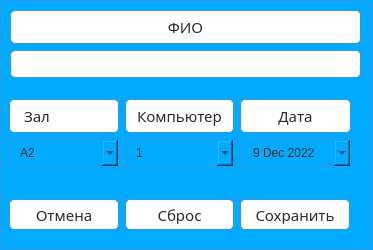
<?xml version="1.0" encoding="UTF-8"?>
<ui version="4.0">
 <class>SecondWin</class>
 <widget class="QWidget" name="SecondWin">
  <property name="geometry">
   <rect>
    <x>0</x>
    <y>0</y>
    <width>373</width>
    <height>250</height>
   </rect>
  </property>
  <property name="windowTitle">
   <string>Form</string>
  </property>
  <property name="styleSheet">
   <string notr="true">background-color: #00aaff;
border: 1px solid #3498db;
color: #2c2c2c;
border-radius: 5px;
padding: 5px 10px;
font: 11pt &quot;Trebuchet MS&quot;;</string>
  </property>
  <widget class="QWidget" name="layoutWidget">
   <property name="geometry">
    <rect>
     <x>9</x>
     <y>99</y>
     <width>342</width>
     <height>68</height>
    </rect>
   </property>
   <layout class="QGridLayout" name="gridLayout">
    <item row="0" column="1">
     <widget class="QLabel" name="label_6">
      <property name="font">
       <font>
        <family>Trebuchet MS</family>
        <pointsize>11</pointsize>
        <italic>false</italic>
        <bold>false</bold>
       </font>
      </property>
      <property name="styleSheet">
       <string notr="true">background-color: #ffffff;
border: 1px solid #3498db;
color: #2c2c2c;
border-radius: 5px;
padding: 5px 10px;
font: 11pt &quot;Trebuchet MS&quot;;</string>
      </property>
      <property name="text">
       <string>Компьютер</string>
      </property>
      <property name="alignment">
       <set>Qt::AlignCenter</set>
      </property>
     </widget>
    </item>
    <item row="1" column="2">
     <widget class="QDateEdit" name="dateEdit">
      <property name="styleSheet">
       <string notr="true">QPushButton {
    background-color: rgb(225, 225, 225);
    border: 1px solid #3498db;
    color: #2c2c2c;
    border-radius: 5px;
    padding: 5px 10px;
    font: 11pt 'Trebuchet MS';
    transition: background-color 0.3s ease; 
}

QPushButton:hover {
    background-color: rgba(225, 225, 225, 0.7); 
}</string>
      </property>
      <property name="dateTime">
       <datetime>
        <hour>3</hour>
        <minute>0</minute>
        <second>0</second>
        <year>2022</year>
        <month>12</month>
        <day>9</day>
       </datetime>
      </property>
      <property name="currentSection">
       <enum>QDateTimeEdit::DaySection</enum>
      </property>
      <property name="calendarPopup">
       <bool>true</bool>
      </property>
     </widget>
    </item>
    <item row="0" column="2">
     <widget class="QLabel" name="label_9">
      <property name="font">
       <font>
        <family>Trebuchet MS</family>
        <pointsize>11</pointsize>
        <italic>false</italic>
        <bold>false</bold>
       </font>
      </property>
      <property name="styleSheet">
       <string notr="true">background-color: #ffffff;
border: 1px solid #3498db;
color: #2c2c2c;
border-radius: 5px;
padding: 5px 10px;
font: 11pt &quot;Trebuchet MS&quot;;</string>
      </property>
      <property name="text">
       <string>Дата</string>
      </property>
      <property name="alignment">
       <set>Qt::AlignCenter</set>
      </property>
     </widget>
    </item>
    <item row="1" column="1">
     <widget class="QComboBox" name="comboBox_2">
      <property name="styleSheet">
       <string notr="true">QPushButton {
    background-color: rgb(225, 225, 225);
    border: 1px solid #3498db;
    color: #2c2c2c;
    border-radius: 5px;
    padding: 5px 10px;
    font: 11pt 'Trebuchet MS';
    transition: background-color 0.3s ease; 
}

QPushButton:hover {
    background-color: rgba(225, 225, 225, 0.7); 
}</string>
      </property>
      <item>
       <property name="text">
        <string>1</string>
       </property>
      </item>
      <item>
       <property name="text">
        <string>2</string>
       </property>
      </item>
      <item>
       <property name="text">
        <string>3</string>
       </property>
      </item>
      <item>
       <property name="text">
        <string>4</string>
       </property>
      </item>
      <item>
       <property name="text">
        <string>5</string>
       </property>
      </item>
     </widget>
    </item>
    <item row="0" column="0">
     <widget class="QLabel" name="label">
      <property name="font">
       <font>
        <family>Trebuchet MS</family>
        <pointsize>11</pointsize>
        <italic>false</italic>
        <bold>false</bold>
       </font>
      </property>
      <property name="styleSheet">
       <string notr="true">background-color:#ffffff;
border: 1px solid #3498db;
color: #2c2c2c;
border-radius: 5px;
padding: 5px 10px;
font: 11pt &quot;Trebuchet MS&quot;;</string>
      </property>
      <property name="text">
       <string>Зал</string>
      </property>
     </widget>
    </item>
    <item row="1" column="0">
     <widget class="QComboBox" name="comboBox">
      <property name="styleSheet">
       <string notr="true">QPushButton {
    background-color: #cc00ff;
    border: 1px solid #3498db;
    color: #2c2c2c;
    border-radius: 5px;
    padding: 5px 10px;
    font: 11pt 'Trebuchet MS';
    transition: background-color 0.3s ease; 
}

QPushButton:hover {
    background-color: rgba(225, 225, 225, 0.7); 
}</string>
      </property>
      <item>
       <property name="text">
        <string>А2</string>
       </property>
      </item>
      <item>
       <property name="text">
        <string>А4</string>
       </property>
      </item>
      <item>
       <property name="text">
        <string>Р6</string>
       </property>
      </item>
      <item>
       <property name="text">
        <string>К2</string>
       </property>
      </item>
      <item>
       <property name="text">
        <string>К6</string>
       </property>
      </item>
      <item>
       <property name="text">
        <string>Х1</string>
       </property>
      </item>
      <item>
       <property name="text">
        <string>Х5</string>
       </property>
      </item>
     </widget>
    </item>
   </layout>
  </widget>
  <widget class="QWidget" name="layoutWidget_2">
   <property name="geometry">
    <rect>
     <x>9</x>
     <y>199</y>
     <width>341</width>
     <height>31</height>
    </rect>
   </property>
   <layout class="QHBoxLayout" name="horizontalLayout">
    <item>
     <widget class="QPushButton" name="pushButton_3">
      <property name="font">
       <font>
        <family>Trebuchet MS</family>
        <pointsize>11</pointsize>
        <italic>false</italic>
        <bold>false</bold>
       </font>
      </property>
      <property name="styleSheet">
       <string notr="true">QPushButton {
    background-color: #ffffff;
    border: 1px solid #3498db;
    color: #2c2c2c;
    border-radius: 5px;
    padding: 5px 10px;
    font: 11pt 'Trebuchet MS';
    transition: background-color 0.3s ease; 
}

QPushButton:hover {
    background-color: rgba(225, 225, 225, 0.7); 
}

</string>
      </property>
      <property name="text">
       <string>Отмена</string>
      </property>
     </widget>
    </item>
    <item>
     <widget class="QPushButton" name="pushButton_2">
      <property name="font">
       <font>
        <family>Trebuchet MS</family>
        <pointsize>11</pointsize>
        <italic>false</italic>
        <bold>false</bold>
       </font>
      </property>
      <property name="styleSheet">
       <string notr="true">QPushButton {
    background-color: #ffffff;
    border: 1px solid #3498db;
    color: #2c2c2c;
    border-radius: 5px;
    padding: 5px 10px;
    font: 11pt 'Trebuchet MS';
    transition: background-color 0.3s ease; 
}

QPushButton:hover {
    background-color: rgba(225, 225, 225, 0.7); 
}

</string>
      </property>
      <property name="text">
       <string>Сброс</string>
      </property>
     </widget>
    </item>
    <item>
     <widget class="QPushButton" name="pushButton">
      <property name="font">
       <font>
        <family>Trebuchet MS</family>
        <pointsize>11</pointsize>
        <italic>false</italic>
        <bold>false</bold>
       </font>
      </property>
      <property name="styleSheet">
       <string notr="true">QPushButton {
    background-color:#ffffff;
    border: 1px solid #3498db;
    color: #2c2c2c;
    border-radius: 5px;
    padding: 5px 10px;
    font: 11pt 'Trebuchet MS';
    transition: background-color 0.3s ease; 
}

QPushButton:hover {
    background-color: rgba(225, 225, 225, 0.7); 
}

</string>
      </property>
      <property name="text">
       <string>Сохранить</string>
      </property>
     </widget>
    </item>
   </layout>
  </widget>
  <widget class="QWidget" name="layoutWidget_3">
   <property name="geometry">
    <rect>
     <x>10</x>
     <y>10</y>
     <width>351</width>
     <height>68</height>
    </rect>
   </property>
   <layout class="QGridLayout" name="gridLayout_2">
    <item row="0" column="0">
     <widget class="QLabel" name="label_2">
      <property name="font">
       <font>
        <family>Trebuchet MS</family>
        <pointsize>11</pointsize>
        <italic>false</italic>
        <bold>false</bold>
       </font>
      </property>
      <property name="styleSheet">
       <string notr="true">background-color: #ffffff;
border: 1px solid #3498db;
color: #2c2c2c;
border-radius: 5px;
padding: 5px 10px;
font: 11pt &quot;Trebuchet MS&quot;;</string>
      </property>
      <property name="text">
       <string>ФИО</string>
      </property>
      <property name="alignment">
       <set>Qt::AlignCenter</set>
      </property>
     </widget>
    </item>
    <item row="1" column="0">
     <widget class="QLineEdit" name="lineEdit_5">
      <property name="styleSheet">
       <string notr="true">background-color: #ffffff;
border: 1px solid #3498db;
color: #2c2c2c;
border-radius: 5px;
padding: 5px 10px;
font: 11pt &quot;Trebuchet MS&quot;;</string>
      </property>
     </widget>
    </item>
   </layout>
  </widget>
 </widget>
 <resources/>
 <connections/>
</ui>
